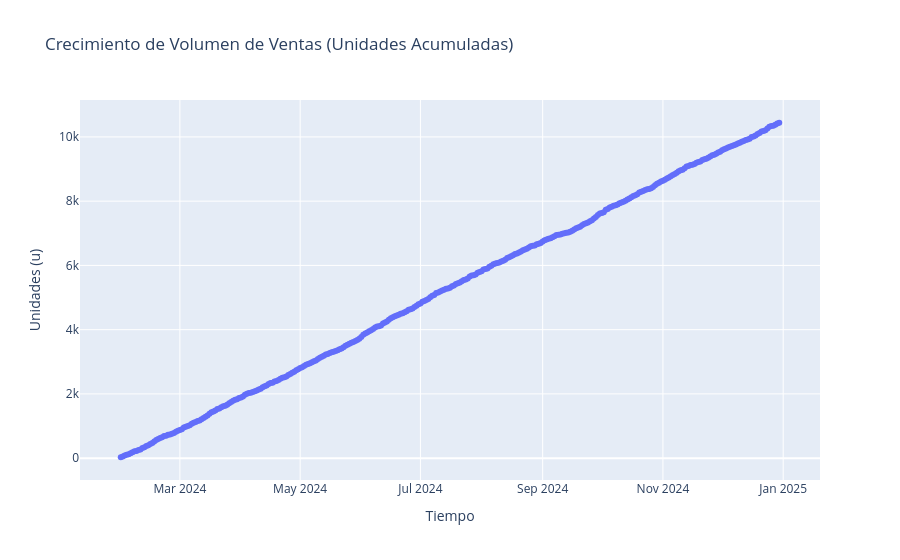
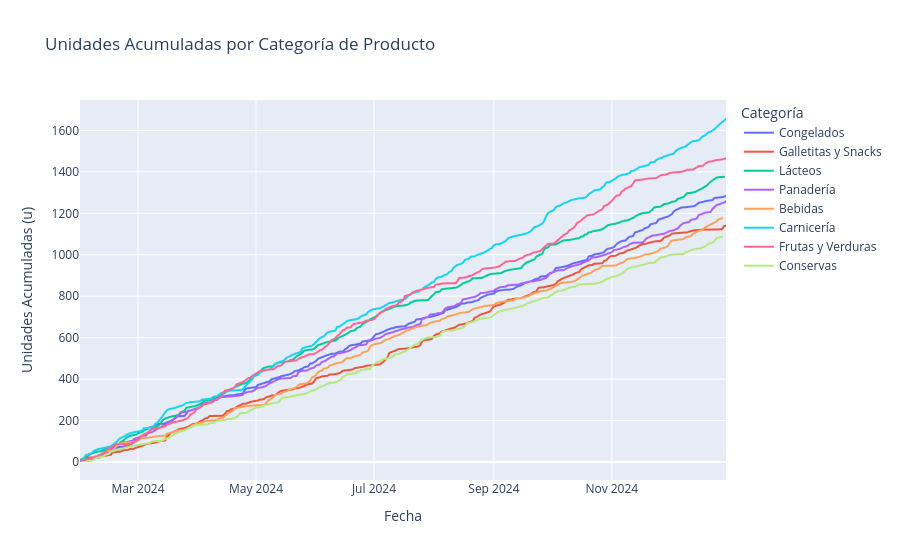

The code cell stored with these charts, in order, in its notebook:
### Code cell
fig_unidades = px.line(
    datos_unidades, 
    x='Fecha', 
    y='Unidades_Acumuladas',
    title='Crecimiento de Volumen de Ventas (Unidades Acumuladas)',
    labels={'Unidades_Acumuladas': 'Total Unidades Vendidas (u)', 'Fecha': 'Fecha'},
    markers=True
)

fig_unidades.update_layout(
    hovermode="x unified",
    xaxis_title="Tiempo",
    yaxis_title="Unidades (u)"
)

fig_unidades.show()

# GRÁFICO 2: DESGLOSE POR CATEGORÍA 
# agrupar por Fecha y Categoría usando CANTIDAD
datos_cat_unidades = ventas_completo.groupby(['Fecha', 'Categoría'])[['Cantidad']].sum().reset_index()
datos_cat_unidades = datos_cat_unidades.sort_values('Fecha')

# calcular acumulado por grupo
datos_cat_unidades['Unidades_Acumuladas'] = datos_cat_unidades.groupby('Categoría')['Cantidad'].cumsum()
fig_cat_unidades = px.line(
    datos_cat_unidades, 
    x='Fecha', 
    y='Unidades_Acumuladas', 
    color='Categoría',
    title='Unidades Acumuladas por Categoría de Producto',
    labels={'Unidades_Acumuladas': 'Unidades Acumuladas (u)'}
)

fig_cat_unidades.show()

### Figure 1 — Plotly figure (JSON) as saved in the notebook; plotly's stock layout.template omitted (floating-point values rounded to 4 significant figures; data arrays with more than 128 entries replaced by an {"elided": "..."} marker saying what was removed)
{"data": [{"hovertemplate": "Fecha=%{x}<br>Total Unidades Vendidas (u)=%{y}<extra></extra>", "legendgroup": "", "line": {"color": "#636efa", "dash": "solid"}, "marker": {"symbol": "circle"}, "mode": "lines+markers", "name": "", "orientation": "v", "showlegend": false, "type": "scatter", "x": {"elided": "335 str values"}, "xaxis": "x", "y": {"elided": "335 int values"}, "yaxis": "y"}], "layout": {"hovermode": "x unified", "legend": {"tracegroupgap": 0}, "title": {"text": "Crecimiento de Volumen de Ventas (Unidades Acumuladas)"}, "xaxis": {"anchor": "y", "domain": [0, 1], "title": {"text": "Tiempo"}}, "yaxis": {"anchor": "x", "domain": [0, 1], "title": {"text": "Unidades (u)"}}}}

### Figure 2 — Plotly figure (JSON) as saved in the notebook; plotly's stock layout.template omitted (floating-point values rounded to 4 significant figures; data arrays with more than 128 entries replaced by an {"elided": "..."} marker saying what was removed)
{"data": [{"hovertemplate": "Categoría=Congelados<br>Fecha=%{x}<br>Unidades Acumuladas (u)=%{y}<extra></extra>", "legendgroup": "Congelados", "line": {"color": "#636efa", "dash": "solid"}, "marker": {"symbol": "circle"}, "mode": "lines", "name": "Congelados", "showlegend": true, "type": "scattergl", "x": {"elided": "223 str values"}, "xaxis": "x", "y": {"elided": "223 int values"}, "yaxis": "y"}, {"hovertemplate": "Categoría=Galletitas y Snacks<br>Fecha=%{x}<br>Unidades Acumuladas (u)=%{y}<extra></extra>", "legendgroup": "Galletitas y Snacks", "line": {"color": "#EF553B", "dash": "solid"}, "marker": {"symbol": "circle"}, "mode": "lines", "name": "Galletitas y Snacks", "showlegend": true, "type": "scattergl", "x": {"elided": "202 str values"}, "xaxis": "x", "y": {"elided": "202 int values"}, "yaxis": "y"}, {"hovertemplate": "Categoría=Lácteos<br>Fecha=%{x}<br>Unidades Acumuladas (u)=%{y}<extra></extra>", "legendgroup": "Lácteos", "line": {"color": "#00cc96", "dash": "solid"}, "marker": {"symbol": "circle"}, "mode": "lines", "name": "Lácteos", "showlegend": true, "type": "scattergl", "x": {"elided": "235 str values"}, "xaxis": "x", "y": {"elided": "235 int values"}, "yaxis": "y"}, {"hovertemplate": "Categoría=Panadería<br>Fecha=%{x}<br>Unidades Acumuladas (u)=%{y}<extra></extra>", "legendgroup": "Panadería", "line": {"color": "#ab63fa", "dash": "solid"}, "marker": {"symbol": "circle"}, "mode": "lines", "name": "Panadería", "showlegend": true, "type": "scattergl", "x": {"elided": "227 str values"}, "xaxis": "x", "y": {"elided": "227 int values"}, "yaxis": "y"}, {"hovertemplate": "Categoría=Bebidas<br>Fecha=%{x}<br>Unidades Acumuladas (u)=%{y}<extra></extra>", "legendgroup": "Bebidas", "line": {"color": "#FFA15A", "dash": "solid"}, "marker": {"symbol": "circle"}, "mode": "lines", "name": "Bebidas", "showlegend": true, "type": "scattergl", "x": {"elided": "216 str values"}, "xaxis": "x", "y": {"elided": "216 int values"}, "yaxis": "y"}, {"hovertemplate": "Categoría=Carnicería<br>Fecha=%{x}<br>Unidades Acumuladas (u)=%{y}<extra></extra>", "legendgroup": "Carnicería", "line": {"color": "#19d3f3", "dash": "solid"}, "marker": {"symbol": "circle"}, "mode": "lines", "name": "Carnicería", "showlegend": true, "type": "scattergl", "x": {"elided": "242 str values"}, "xaxis": "x", "y": {"elided": "242 int values"}, "yaxis": "y"}, {"hovertemplate": "Categoría=Frutas y Verduras<br>Fecha=%{x}<br>Unidades Acumuladas (u)=%{y}<extra></extra>", "legendgroup": "Frutas y Verduras", "line": {"color": "#FF6692", "dash": "solid"}, "marker": {"symbol": "circle"}, "mode": "lines", "name": "Frutas y Verduras", "showlegend": true, "type": "scattergl", "x": {"elided": "232 str values"}, "xaxis": "x", "y": {"elided": "232 int values"}, "yaxis": "y"}, {"hovertemplate": "Categoría=Conservas<br>Fecha=%{x}<br>Unidades Acumuladas (u)=%{y}<extra></extra>", "legendgroup": "Conservas", "line": {"color": "#B6E880", "dash": "solid"}, "marker": {"symbol": "circle"}, "mode": "lines", "name": "Conservas", "showlegend": true, "type": "scattergl", "x": {"elided": "199 str values"}, "xaxis": "x", "y": {"elided": "199 int values"}, "yaxis": "y"}], "layout": {"legend": {"title": {"text": "Categoría"}, "tracegroupgap": 0}, "title": {"text": "Unidades Acumuladas por Categoría de Producto"}, "xaxis": {"anchor": "y", "domain": [0, 1], "title": {"text": "Fecha"}}, "yaxis": {"anchor": "x", "domain": [0, 1], "title": {"text": "Unidades Acumuladas (u)"}}}}
